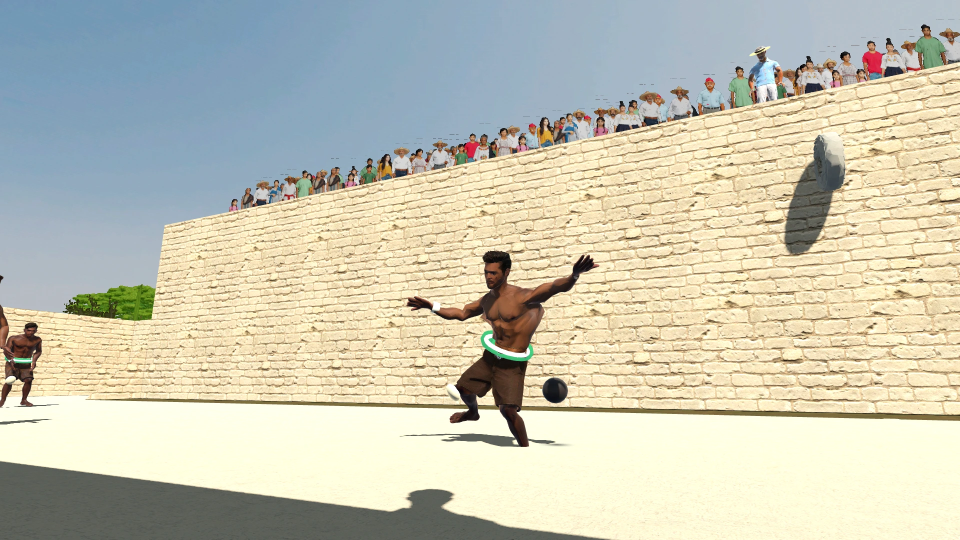
#> input picture pok-ta-pok-game/tools/store/feature_source.webp, 1920 x 1080 px (shown at 1/2 size)
$ python make_feature.py
#> lines starting #> are read from the running program, lines starting #| are printed output that depends on the picture
#!/usr/bin/env python3
"""Make the store's feature graphic (store/graphics/feature-1024x500.png) from the game's own render of the stone
court and its ring (tools/store/feature_source.webp, written by tools/store/icon_render.tscn): the court on the right,
a warm limestone wash carried across to the left under the game's name, a painted masthead on top.

Usage: python3 tools/store/make_feature.py   (needs Pillow)
"""
import pathlib

from PIL import Image, ImageDraw, ImageFont, ImageEnhance

ROOT = pathlib.Path(__file__).resolve().parents[2]
W, H = 1024, 500
INK = (34, 26, 18)
JADE = (34, 110, 96)
SAFF = (0xD9, 0x8B, 0x3A)
RED = (0xB5, 0x37, 0x2E)
PAPER = (0xE9, 0xDC, 0xC3)


def main():
    art = Image.open(ROOT / "tools/store/feature_source.webp").convert("RGB")
#> art is the input picture: PIL image 1920x1080 RGB; mean R, G, B 198.2, 197.2, 179.5
    aw, ah = art.size
#> aw = 1920; ah = 1080
    art = ImageEnhance.Contrast(art).enhance(1.08)
    # The court picture fills the right two thirds.
    rw = int(W * 0.62)
    # Cropped to the panel's shape (anchored right: the render keeps the player and the ring clear of the fade on the
    # left), never squeezed - the old render was squashed 1.6 times across, the ring an oval.
    want = rw / H
    if aw / ah > want:
        cw = int(ah * want)
#> cw = 1369
        art = art.crop((aw - cw, 0, aw, ah))
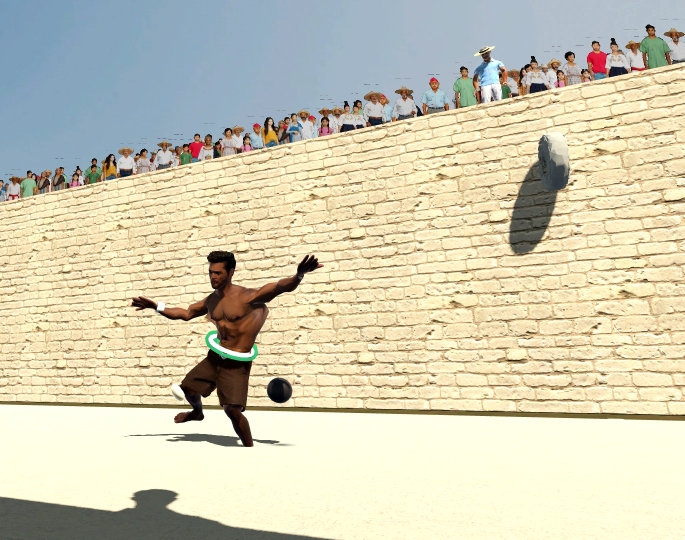
#> art: PIL image 1369x1080 RGB (shown at 1/2 size); mean R, G, B 208.3, 203.5, 179.6
    else:
        ch = int(aw / want)
        art = art.crop((0, (ah - ch) // 2, aw, (ah - ch) // 2 + ch))
    court = art.resize((rw, H), Image.LANCZOS)
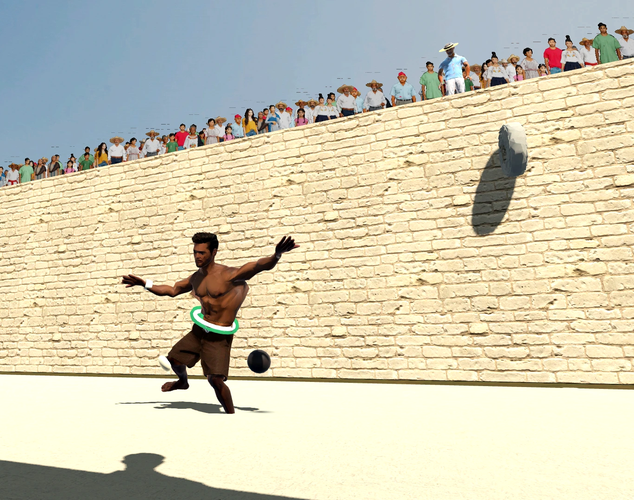
#> court: PIL image 634x500 RGB; mean R, G, B 208, 203.4, 179.6
    pic = Image.new("RGB", (W, H), PAPER)
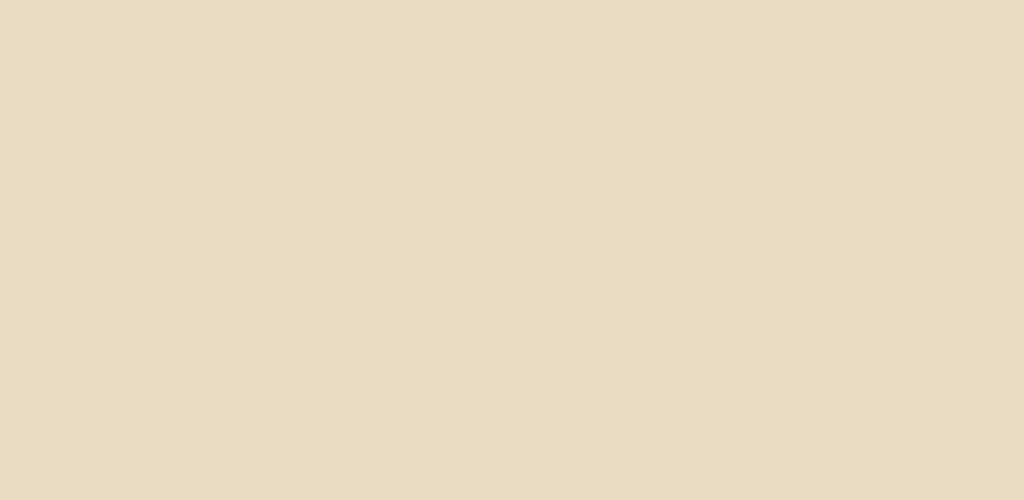
#> pic: PIL image 1024x500 RGB; mean R, G, B 233, 220, 195
    x0 = W - rw
    mask = Image.new("L", court.size, 255)
#> mask: PIL image 634x500 L; every value is 255
    mp = mask.load()
    fade = 150
    for x in range(fade):
        v = int(255 * x / fade)
        for y in range(court.size[1]):
            mp[x, y] = v
    pic.paste(court, (x0, 0), mask)
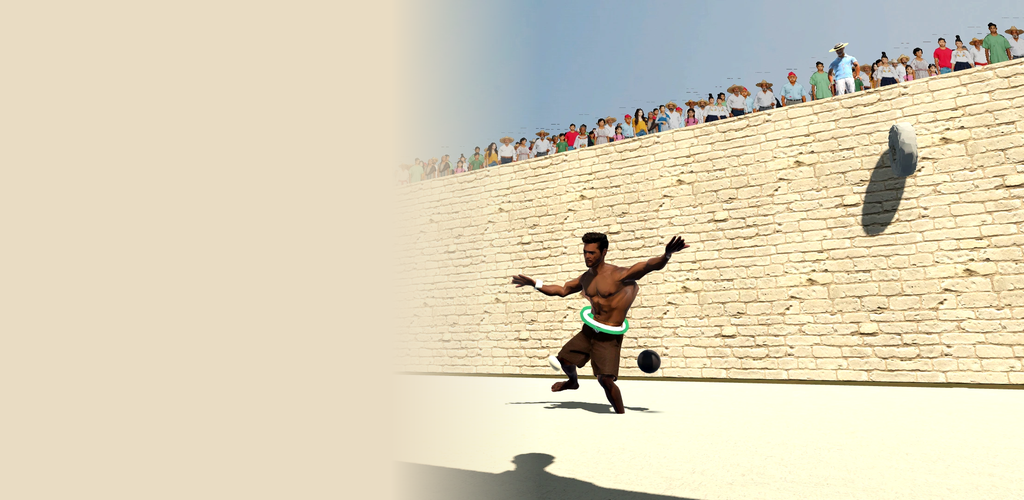
#> pic: PIL image 1024x500 RGB; mean R, G, B 220.6, 211.6, 186.6
    d = ImageDraw.Draw(pic)
    d.rectangle([0, 0, W, 46], fill=RED)
    small = ImageFont.truetype(str(ROOT / "fonts/NotoSans.ttf"), 20)
#> (the run stopped early here; a loop or call above may not have finished)
